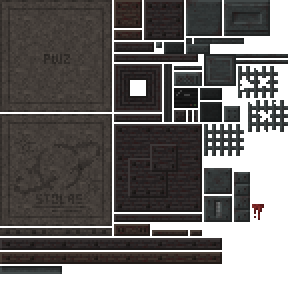
#> input picture ScapeAndRunParasites-1.7.10/src/main/resources/assets/srparasites/models/block/pasted.png, 144 x 144 px, given in place of herobrine-user-skin.png, which was not available (shown 2 times larger)
$ python author_assets.py
#> lines starting #> are read from the running program, lines starting #| are printed output that depends on the picture
"""Original model meshes + deliberate, face-specific pixel art. No texture noise."""
from pathlib import Path
from PIL import Image, ImageDraw, ImageFont
import json
import math
import shutil

project=Path(__file__).resolve().parents[1]
root=project/'src/main/resources/assets/truehorror'
for p in ['models','textures/entity','textures/gui','lang']:(root/p).mkdir(parents=True,exist_ok=True)
parts=[]
def box(name,size,pivot,origin=None,material='skin',role='',parent='',rotation=(0,0,0)):
    w,h,d=size
    parts.append(dict(name=name,size=size,pivot=pivot,origin=origin or [-w/2,0,-d/2],material=material,
                      role=role,parent=parent,rotation=rotation))
def limb(name,pivot,length=12,width=3,material='skin',role='',parent='',rotation=(0,0,0)):
    box(name,(width,length,width),pivot,material=material,role=role or name,parent=parent,rotation=rotation)
def fingers(parent,width=1,length=4):
    base=next(p['size'][1] for p in parts if p['name']==parent)
    for j in range(3):limb(parent+'_finger'+str(j),(-1+j,base-.5,-1),length,width,'claw','',parent,(-.12+j*.08,0,0))

def model(kind):
    global parts; parts=[]
    if kind in ('herobrine','shadow'):
        box('body',(8,12,4),(0,0,0),material='cloth',role='torso')
        box('head',(8,8,8),(0,0,0),(-4,-8,-4),'skin','head')
        limb('armL',(-6,1,0),12,4,'skin','armL');limb('armR',(6,1,0),12,4,'skin','armR')
        limb('legL',(-2,12,0),12,4,'trouser','legL');limb('legR',(2,12,0),12,4,'trouser','legR')
    elif kind=='watcher':
        box('ribcage',(5,22,4),(0,-26,0),material='hide',role='torso',rotation=(.12,0,0))
        box('shoulders',(10,3,4),(0,-26,0),material='hide')
        box('neck',(2,6,2),(0,-26,0),(-1,-6,-1),'hide')
        box('head',(5,8,5),(0,-32,-.5),(-2.5,-8,-2.5),'skin','head')
        limb('armL',(-5,-24,0),24,2,'hide','armL');limb('armR',(5,-24,0),24,2,'hide','armR')
        limb('foreL',(0,24,0),17,2,'hide','foreL','armL',(-.12,0,-.08))
        limb('foreR',(0,24,0),17,2,'hide','foreR','armR',(-.12,0,.08))
        fingers('foreL',1,5);fingers('foreR',1,5)
        limb('legL',(-1.7,-4,0),28,2,'hide','legL');limb('legR',(1.7,-4,0),28,2,'hide','legR')
    elif kind=='mimic':
        box('body',(9,10,6),(0,1,1),material='cloth',role='torso',rotation=(.27,0,-.05))
        box('hump',(7,6,5),(0,1,3),material='hide')
        box('head',(7,7,6),(0,1,-2),(-3.5,-7,-3),'skin','head')
        box('jaw',(7,3,5),(0,0,-2),(-3.5,0,-2.5),'jaw','jaw','head')
        limb('armL',(-6,2,0),11,3,'cloth','armL',rotation=(0,0,.14))
        limb('armR',(6,3,0),13,3,'skin','armR',rotation=(0,0,-.18))
        limb('foreL',(0,11,0),6,2,'skin','foreL','armL',(-.4,0,0));fingers('foreL',1,3)
        limb('foreR',(0,13,0),6,2,'skin','foreR','armR',(-.55,0,0));fingers('foreR',1,3)
        limb('legL',(-2.5,11,2),13,3,'trouser','legL');limb('legR',(2.5,11,1),13,3,'trouser','legR')
    elif kind=='crawler':
        box('body',(8,4,12),(0,15,1),material='hide',role='torso')
        box('head',(6,4,7),(0,16,-5),(-3,-2,-6),'skin','head')
        box('jaw',(6,2,5),(0,1,-4),(-3,0,-2.5),'jaw','jaw','head')
        for side,x in [('L',-5),('R',5)]:
            limb('arm'+side,(x,16,-3),7,2,'hide','arm'+side,rotation=(.2,0,.65 if x<0 else -.65))
            limb('fore'+side,(0,7,0),6,2,'skin','fore'+side,'arm'+side,(-.85,0,0));fingers('fore'+side,1,3)
            limb('leg'+side,(x,17,6),6,3,'hide','leg'+side,rotation=(-.9,0,.5 if x<0 else -.5))
            limb('shin'+side,(0,6,0),6,2,'skin','shin'+side,'leg'+side,(1.2,0,0))
        for j in range(5):box('spine'+str(j),(2,2,2),(0,13,j*2-2),material='claw')
    elif kind=='pale_man':
        box('body',(6,17,4),(0,-15,0),material='skin',role='torso',rotation=(.16,0,.025))
        box('shoulders',(9,3,4),(0,-16,0),material='skin')
        box('neck',(3,9,3),(0,-15,-1),(-1.5,-9,-1.5),'skin')
        box('head',(5,8,5),(0,-24,-1.5),(-2.5,-8,-2.5),'skin','head',rotation=(0,0,.08))
        box('jaw',(4,2,4),(0,-1,-1),(-2,0,-2),'jaw','jaw','head')
        for side,x in [('L',-5),('R',5)]:
            limb('arm'+side,(x,-14,0),21,2,'skin','arm'+side)
            limb('fore'+side,(0,21,0),12,2,'skin','fore'+side,'arm'+side,(-.12,0,0));fingers('fore'+side,1,4)
            limb('leg'+side,(x*.35,2,0),22,3,'skin','leg'+side)
        box('chestScar',(1,12,1),(0,-13,-2.1),material='scar')
    else:
        box('body',(12,7,11),(0,9,2),material='hide',role='torso',rotation=(.1,0,0))
        box('hump',(10,4,8),(0,6,4),material='hide')
        box('head',(8,7,8),(0,10,-4),(-4,-5,-6),'skin','head')
        box('jaw',(8,4,7),(0,1,-3),(-4,0,-3.5),'jaw','jaw','head')
        for side,x in [('L',-7),('R',7)]:
            limb('arm'+side,(x,10,-2),8,4,'hide','arm'+side,rotation=(.2,0,.3 if x<0 else -.3))
            limb('fore'+side,(0,8,0),7,3,'skin','fore'+side,'arm'+side,(-.4,0,0));fingers('fore'+side,1,4)
            limb('leg'+side,(x*.7,13,7),6,4,'hide','leg'+side,rotation=(-.7,0,.12 if x<0 else -.12))
            limb('shin'+side,(0,6,0),6,3,'skin','shin'+side,'leg'+side,(.8,0,0))
        for j in range(4):box('crest'+str(j),(3,3,2),(0,4,j*2+1),material='claw')
    return parts

palettes={
 'herobrine':{'skin':('#382520','#714a36','#ad7654','#c58e63'),'cloth':('#133c43','#175b63','#24818a','#33969a'),'trouser':('#242433','#35324d','#474064','#575073')},
 'watcher':{'skin':('#0b1112','#152023','#253136','#384449'),'hide':('#080d0f','#10191d','#1d292d','#2c393c')},
 'mimic':{'skin':('#272723','#5a5946','#8f8d6f','#bab493'),'cloth':('#202729','#3c4745','#58615a','#6a7368'),'hide':('#262c27','#4b5142','#6e725a','#8d9074'),'trouser':('#1b2026','#2c3440','#414b54','#5c6269')},
 'crawler':{'skin':('#231d1b','#5d4f42','#9b8c75','#b9ad91'),'hide':('#191c1b','#313b37','#525e52','#727d67')},
 'pale_man':{'skin':('#54554e','#91958a','#c2c6b6','#e0e0cb')},
 'shadow':{'skin':('#07080e','#0f111e','#212236','#34364b'),'void':('#04050a','#080b13','#101625','#1b2331'),'cloth':('#090b13','#121825','#202b3c','#334353')},
 'dweller':{'skin':('#242724','#4c5147','#7a8270','#abb09a'),'hide':('#181e20','#303b3c','#4b5b56','#728074')}
}
def colors(kind,mat):
    if mat=='claw':return ['#37352b','#77725d','#b3ab85','#d0c49a']
    if mat=='jaw':return ['#170f13','#39232a','#77514d','#c8bca0']
    if mat=='scar':return ['#33282a','#694e4b','#947368','#bb9683']
    return palettes[kind].get(mat,palettes[kind]['skin'])

def face(kind,part,orientation,size):
    w,h=size; palette=colors(kind,part['material']); im=Image.new('RGBA',(w,h),palette[1]);d=ImageDraw.Draw(im)
    # Fixed light direction and designed material edges, rather than random texture variation.
    for y in range(h):
        c=palette[2] if y<h//2 else palette[1]
        if orientation=='bottom':c=palette[0]
        if orientation=='top':c=palette[2]
        d.line((0,y,w-1,y),fill=c)
    d.line((0,0,0,h-1),fill=palette[0]);d.line((0,0,w-1,0),fill=palette[3])
    if w>=4 and h>=5:
        d.line((w-1,1,w-1,h-1),fill=palette[0]);d.line((1,h-1,w-2,h-1),fill=palette[0])
    mat=part['material'];name=part['name']
    if mat in ('cloth','trouser'):
        if w>3:d.line((1,2,1,h-2),fill=palette[3])
        if h>6:d.line((1,h-3,w-2,h-3),fill=palette[0])
        if w>5 and h>7:d.line((w//2,3,w//2,h-3),fill=palette[1])
    if mat in ('skin','hide') and h>=7 and w>=3 and name not in ('head','face'):
        d.line((w//2,2,w//2,min(h-2,5)),fill=palette[0])
        if h>=12:
            for y in (h//2,h//2+2):d.line((1,y,w-2,y),fill=palette[3])
    if mat=='claw':
        d.line((w//2,1,w//2,h-1),fill=palette[3])
    if mat=='jaw' and orientation=='front':
        d.rectangle((1,0,max(1,w-2),max(0,h-2)),fill='#130e12')
        for x in range(1,w-1,2):d.point((x,0),fill='#ddd0ac');d.point((x,h-2),fill='#a79b82')
    if name=='head' and orientation=='front' or name=='face' and kind=='shadow' and orientation=='front':
        if kind=='herobrine':
            d.rectangle((0,0,w-1,1),fill='#32251e');d.point((0,2),fill='#32251e');d.point((w-1,2),fill='#32251e')
            d.rectangle((1,3,2,3),fill='#edf7ef');d.rectangle((5,3,6,3),fill='#edf7ef')
            d.rectangle((3,4,4,5),fill='#87563c');d.rectangle((2,6,5,7),fill='#4c3328');d.line((3,6,4,6),fill='#a46f4c')
        elif kind=='watcher':
            d.rectangle((1,2,w-2,4),fill='#05090b');d.point((1,3),fill='#a1c7b9');d.point((w-2,3),fill='#a1c7b9')
            d.line((w//2,5,w//2,h-1),fill='#080c0d')
        elif kind=='mimic':
            d.line((1,2,2,2),fill='#191b16');d.point((w-2,2),fill='#dac997')
            d.line((1,h-2,w-2,h-1),fill='#312a26');d.line((w//2,0,w//2,2),fill='#4e5141')
        elif kind=='crawler':
            for x in (1,2,w-3,w-2):d.point((x,1),fill='#c1c2a4')
            d.line((1,h-1,w-2,h-1),fill='#29201e')
        elif kind=='pale_man':
            d.point((1,3),fill='#292f2e');d.point((w-2,3),fill='#292f2e');d.line((w//2,5,w//2,7),fill='#514a48')
            d.point((0,4),fill='#a3aa9d');d.point((w-1,4),fill='#a3aa9d')
        elif kind=='shadow':
            d.rectangle((1,1,w-2,h-1),fill='#03050a');d.point((1,2),fill='#929baa');d.point((w-2,2),fill='#929baa')
        else:
            d.rectangle((1,2,2,2),fill='#b9b384');d.rectangle((w-3,2,w-2,2),fill='#b9b384')
            d.line((w//2,0,w//2-1,4),fill='#b6b8a0');d.line((1,h-1,w-2,h-1),fill='#20191a')
    return im

contact=Image.new('RGB',(7*260,300),'#171b20');cd=ImageDraw.Draw(contact)
#> after `contact = Image.new('RGB', (7 * 260, 300), '#171b20')`:
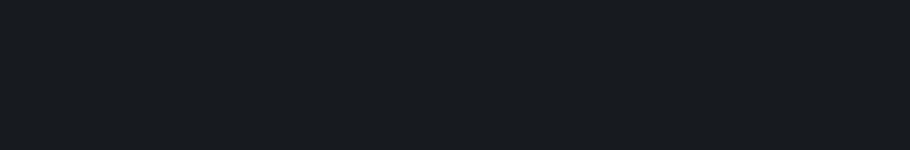
#> contact: PIL image 1820x300 RGB (shown at 1/2 size); mean R, G, B 23, 27, 32
manifest=[]
for index,kind in enumerate(palettes):
    mesh=model(kind); atlas=Image.new('RGBA',(128,128)); glow=Image.new('RGBA',(128,128));x=y=0;row=0
#> after `atlas = Image.new('RGBA', (128, 128))`: atlas: PIL image 128x128 RGBA; every value is 0
    if kind in ('herobrine','shadow'):
        skin=project/'development-assets'/f'{kind}-user-skin.png'
        atlas=Image.open(skin).convert('RGBA')
#> atlas is the input picture: PIL image 144x144 RGBA; mean R, G, B, A 38.7, 35.6, 34.1, 184
        glow=Image.new('RGBA',atlas.size)
#> glow: PIL image 144x144 RGBA; every value is 0
        uv={'body':(16,16),'head':(0,0),'armL':(40,16),'armR':(32,48),'legL':(0,16),'legR':(16,48)}
        for p in mesh:p['u'],p['v']=uv[p['name']]
        base=list(mesh)
        for source in base:
            overlay=dict(source);overlay['name']=source['name']+'_overlay';overlay['parent']=source['name'];overlay['role']=''
            overlay['pivot']=[0,0,0];overlay['rotation']=[0,0,0];overlay['inflate']=.25 if source['name']=='head' else .15
            overlayUV={'body':(16,32),'head':(32,0),'armL':(40,32),'armR':(48,48),'legL':(0,32),'legR':(0,48)}
            overlay['u'],overlay['v']=overlayUV[source['name']]
            mesh.append(overlay)
        for yy in range(8,16):
            for xx in range(8,16):
                r,g,b,a=atlas.getpixel((xx,yy))
                if a>0 and min(r,g,b)>185 and max(r,g,b)-min(r,g,b)<45:glow.putpixel((xx,yy),(r,g,b,a))
        (root/'models'/f'{kind}.json').write_text(json.dumps({'textureWidth':64,'textureHeight':64,'parts':mesh},indent=2),encoding='utf-8')
        shutil.copy2(skin,root/'textures/entity'/f'{kind}.png')
        glow.save(root/'textures/entity'/f'{kind}_eyes.png')
        preview=atlas.resize((256,256),Image.Resampling.NEAREST)
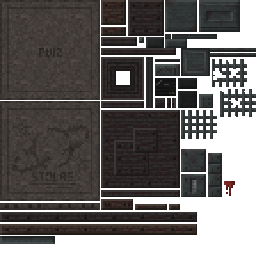
#> preview: PIL image 256x256 RGBA; mean R, G, B, A 38.9, 35.8, 34.3, 184.8; transparent parts drawn white
        contact.paste(preview,(index*260,28),preview);cd.text((index*260+4,7),kind+' (user skin)',fill='#d7dfd7')
#> after `contact.paste(preview, (index * 260, 28), preview)`:
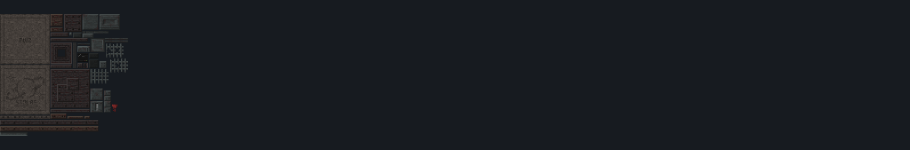
#> contact: PIL image 1820x300 RGB (shown at 1/2 size); mean R, G, B 25.7, 28.9, 33.3
        manifest.append({'creature':kind,'parts':len(mesh),'texture':'64x64','authorship':'user-supplied PNG, preserved byte-for-byte; canonical skin UV layout including clothing layers'})
        continue
    for p in mesh:
        w,h,d=p['size']; tw,th=2*(w+d),h+d
        if x+tw>128:x=0;y+=row+1;row=0
        if y+th>128:raise ValueError('Atlas overflow '+kind)
        p['u']=x;p['v']=y;row=max(row,th)
        for orient,ox,oy,fw,fh in [('left',0,d,d,h),('front',d,d,w,h),('right',d+w,d,d,h),('back',d+w+d,d,w,h),('top',d,0,w,d),('bottom',d+w,0,w,d)]:
            texture=face(kind,p,orient,(fw,fh));atlas.paste(texture,(x+ox,y+oy))
            if orient=='front' and (p['name']=='head' or kind=='shadow' and p['name']=='face'):
                gd=ImageDraw.Draw(glow)
                for yy in range(fh):
                    for xx in range(fw):
                        r,g,b,a=texture.getpixel((xx,yy))
                        if (kind=='herobrine' and g>220) or (kind=='watcher' and g>170) or (kind=='mimic' and r>200 and g>180) or (kind=='shadow' and r>130 and g>140) or (kind=='dweller' and r>170 and g>160 and yy==2):
                            gd.point((x+ox+xx,y+oy+yy),fill=(r,g,b,255))
        x+=tw+1
    # Origin and palette/UV descriptions are the editable source of the original artwork.
    descriptor={'textureWidth':128,'textureHeight':128,'parts':mesh}
    (root/'models'/f'{kind}.json').write_text(json.dumps(descriptor,indent=2),encoding='utf-8')
    atlas.save(root/'textures/entity'/f'{kind}.png');glow.save(root/'textures/entity'/f'{kind}_eyes.png')
    contact.paste(atlas.resize((256,256),Image.Resampling.NEAREST),(index*260,28),atlas.resize((256,256),Image.Resampling.NEAREST))
    cd.text((index*260+4,7),kind,fill='#d7dfd7')
    manifest.append({'creature':kind,'parts':len(mesh),'texture':'128x128','pixel_density':'one pixel per model unit','authorship':'original deliberate mesh and palette/face painting'})
preview=project/'development-assets';preview.mkdir(exist_ok=True)
contact.save(preview/'texture-atlases.png')
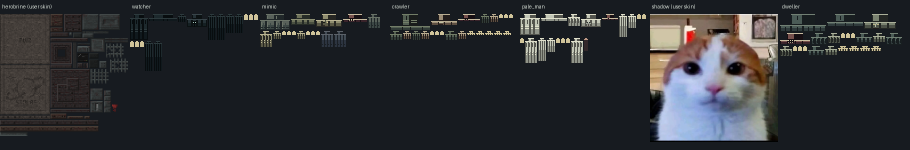
#> saved as texture-atlases.png: PIL image 1820x300 RGB (shown at 1/2 size); mean R, G, B 43.7, 45.9, 49.3
(preview/'art-manifest.json').write_text(json.dumps(manifest,indent=2),encoding='utf-8')
vignette=Image.new('RGBA',(128,128))
for y in range(128):
    for x in range(128):
        r=math.sqrt(((x-63.5)/64)**2+((y-63.5)/64)**2)
        vignette.putpixel((x,y),(9,8,18,int(min(0.92,max(0,(r-.3)/.95))*220)))
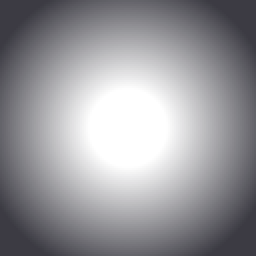
#> vignette: PIL image 128x128 RGBA (shown 2 times larger); mean R, G, B, A 9, 8, 18, 107.8; transparent parts drawn white
vignette.save(root/'textures/gui/vignette.png')
print('Authored seven original UV meshes/atlases:',', '.join(x['creature']+' '+str(x['parts'])+' parts' for x in manifest))
